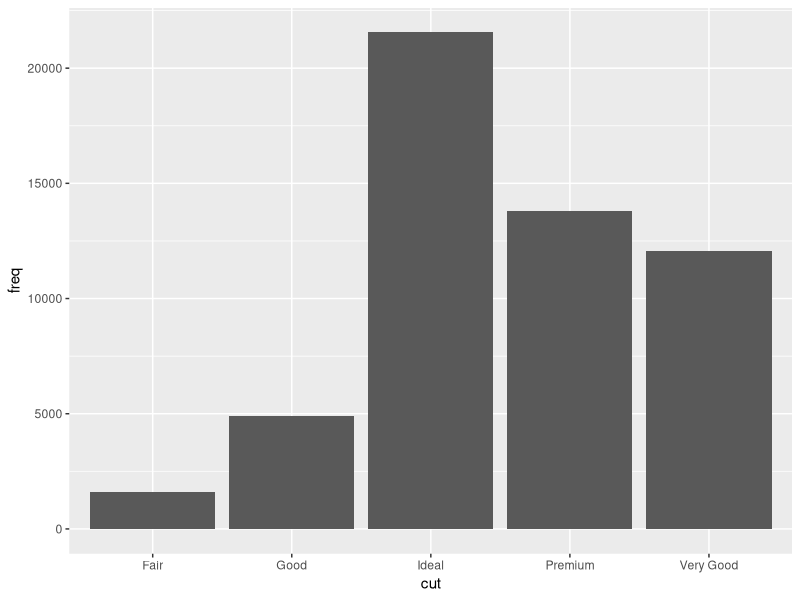

The R script that drew this image:
# importing libraries
library(tidyverse)
library(ggplot2)

demo <- tribble(
  ~cut,         ~freq,
  "Fair",       1610,
  "Good",       4906,
  "Very Good",  12082,
  "Premium",    13791,
  "Ideal",      21551
)

ggplot2::ggplot(data = demo) +
  geom_bar(mapping = aes(x = cut, y = freq), stat = "identity")
